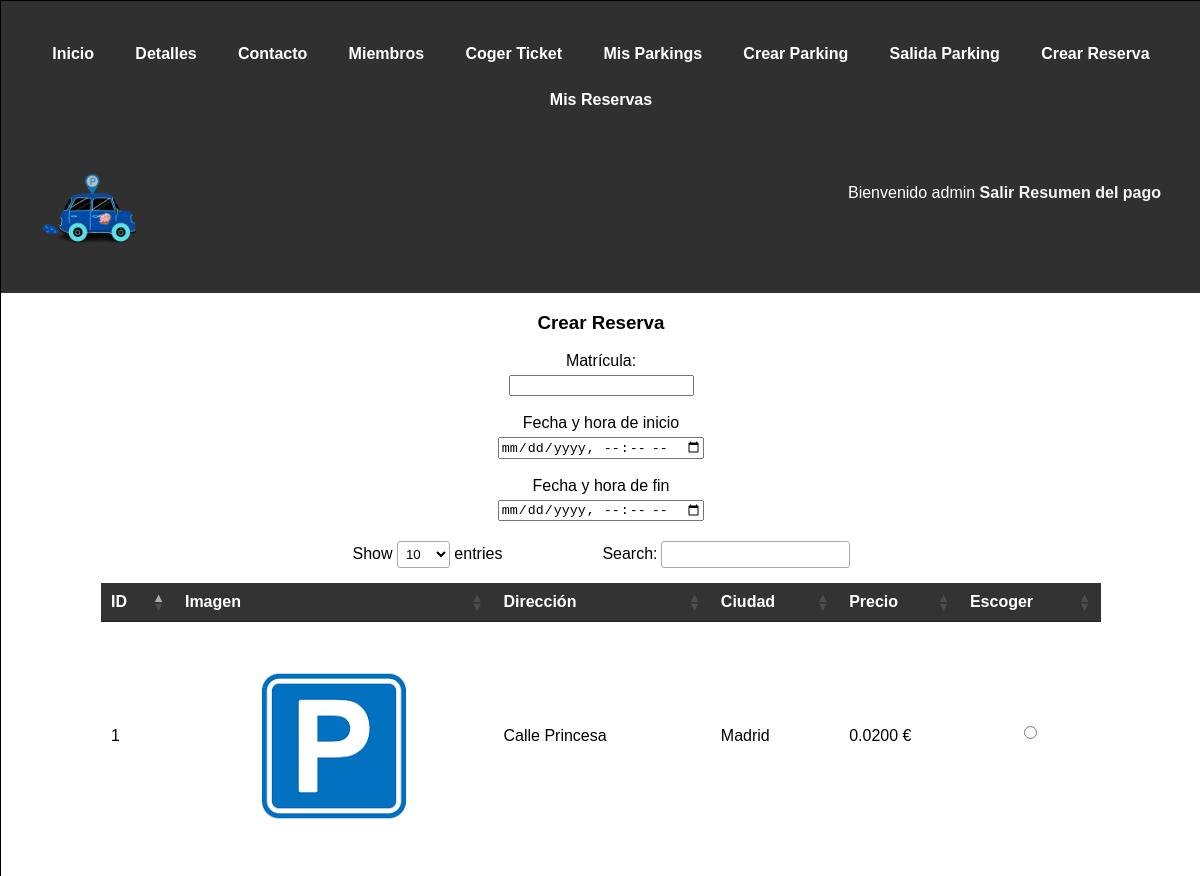
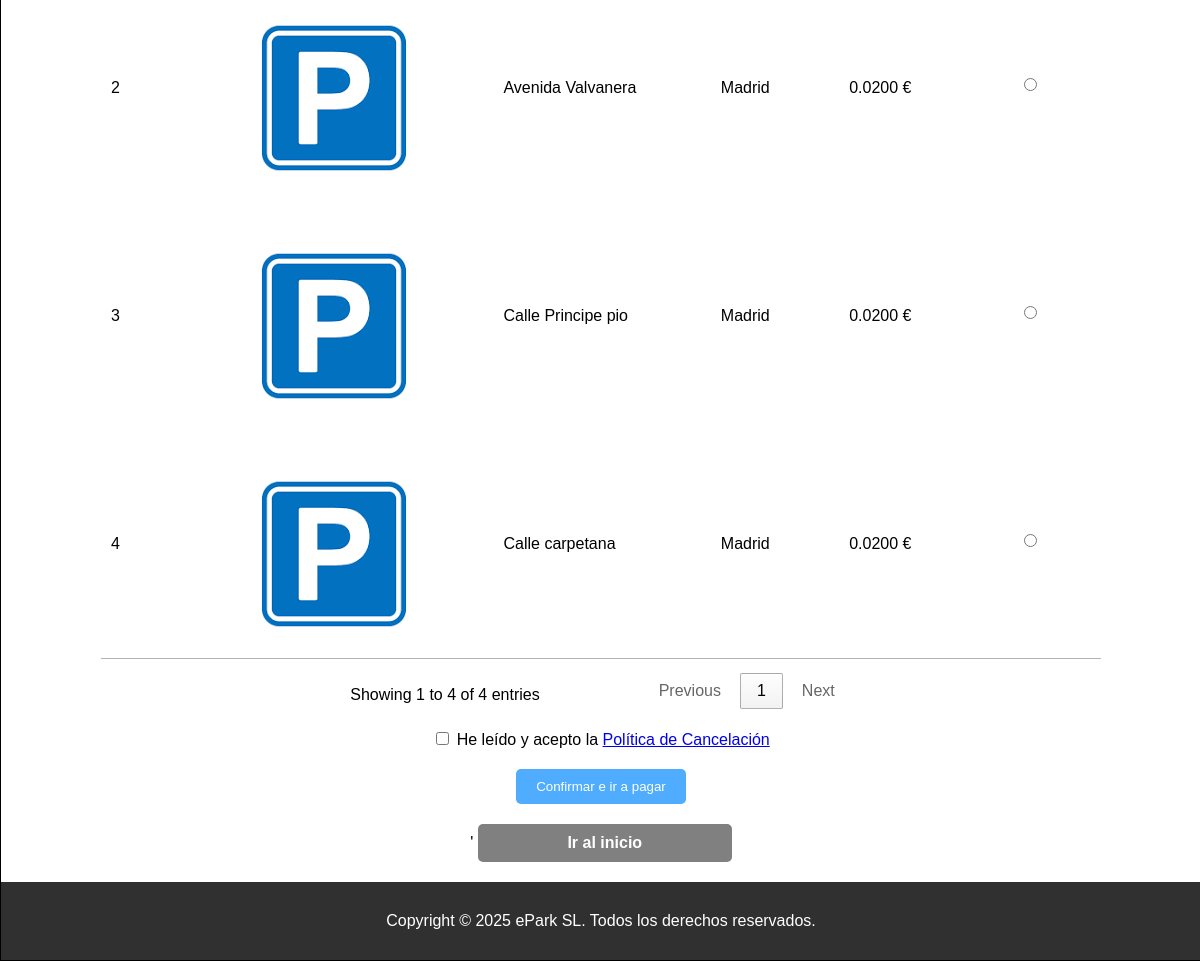
The app's page /crearReserva.php (signed in) with its own data (2 pictures, top to bottom).
### tables this page shows
CREATE TABLE `Parking` (
  `id` int(10) NOT NULL AUTO_INCREMENT,
  `dni` varchar(9) NOT NULL,
  `dir` varchar(100) NOT NULL,
  `ciudad` varchar(100) NOT NULL,
  `CP` decimal(5,0) NOT NULL,
  `precio` decimal(5,4) NOT NULL,
  `nPlazas` int(11) NOT NULL,
  `img` varchar(100),
  PRIMARY KEY (`id`),
  CONSTRAINT `crearUsuario` FOREIGN KEY (`dni`) REFERENCES `Usuario` (`dni`) ON DELETE CASCADE ON UPDATE CASCADE,
  UNIQUE KEY `parkingCiudad` (`dir`, `ciudad`)
);

### includes/clases/parking/ParkingDAO.php (called while the page is built, shortened)
<?php
class ParkingDAO extends DAO {
    public function getAll() {
        $parkings = [];
        $conn = Aplicacion::getInstance()->getConexionBd();
        $query = "SELECT * FROM Parking";
        $result = $conn->query($query);
        while ($row = $result->fetch_assoc()) {
            $parkings[] = new TOParking(
                $row['id'] ?? null,
                $row['dni'] ?? null,
                $row['precio'] ?? null,
                $row['dir'] ?? null,
                $row['ciudad'] ?? null,
                $row['CP'] ?? null,
                $row['nPlazas'] ?? null,
                $row['img'] ?? null
            );
        }
        return $parkings;
    }
}
?>

### includes/clases/parking/SAParking.php (called while the page is built, shortened)
<?php
class SAParking{
    public static function mostrarParkings() {
        $daoParking = ParkingDAO::getSingleton();
        return $daoParking->getAll();
    }
}
?>

### includes/config.php (called while the page is built, shortened)
<?php
spl_autoload_register(function ($class) {
    $prefix = 'es\\ucm\\fdi\\aw\\ePark\\';
    $base_dirs = [
        __DIR__ . '/',
        __DIR__ . '/clases/',
        __DIR__ . '/clases/login/',
        __DIR__ . '/clases/parking/',
        __DIR__ . '/clases/ticket/',
        __DIR__ . '/clases/reserva/',
        __DIR__ . '/clases/usuario/',
        __DIR__ . '/clases/gestionTicket/',
        __DIR__ . '/clases/gestionReservas/',
        __DIR__ . '/clases/administracionParkings/',
        __DIR__ . '/clases/Pago/',
        __DIR__ . '/utils/',
        __DIR__ . '/vistas/comun/'
    ];
    $len = strlen($prefix);
    $relative_class = substr($class, $len);
    $file_path = str_replace('\\', '/', $relative_class) . '.php';
    foreach ($base_dirs as $base_dir) {
        $file = $base_dir . $file_path;
        if (file_exists($file)) {
            return;
        }
    }
});
?>

### includes/clases/parking/TOParking.php (called while the page is built, shortened)
<?php
class TOParking {
    private $id;
    private $dir;
    private $ciudad;
    private $precio;
    private $img;
    public function __construct($id, $dni, $precio, $dir, $ciudad, $CP, $n_plazas, $img=null) {
        $this->id = $id;
        $this->dir = $dir;
        $this->ciudad = $ciudad;
        $this->precio = $precio;
        $this->img = $img;
    }
    public function getId() { return $this->id; }
    public function getDir() { return $this->dir; }
    public function getCiudad() { return $this->ciudad; }
    public function getPrecio() { return $this->precio; }
    public function getImg() { return $this->img; }
}
?>

### includes/clases/gestionReservas/crearForm.php (the view, shortened to what this page needs)
<?php
class crearForm extends formBase
{
    protected function CreateFields($datos)
    {
        $matricula = htmlspecialchars($datos['matricula'] ?? '');
        $idSeleccionado = $datos['parking_id'] ?? '';
        $parkings = SAParking::mostrarParkings();
        $minIni = (new \DateTimeImmutable('+2 hours'))->format('Y-m-d\TH:i');
        $minFin = (new \DateTimeImmutable('+4 hours'))->format('Y-m-d\TH:i');
        $html = <<<EOF
        <label for="matricula">Matrícula:</label>
        <input type="text" id="matricula" name="matricula" required pattern="\d{4}[A-Za-z]{3}"
        title="Introduce una matrícula válida: 4 dígitos seguidos de 3 letras (ej. 1234ABC)" value="{$matricula}">
        <br><br>
        <label for="fecha_ini">Fecha y hora de inicio</label>
        <input type="datetime-local" id="fecha_ini" name="fecha_ini" required
            min="{$minIni}">
        <br><br>
        <label for="fecha_fin">Fecha y hora de fin</label>
        <input type="datetime-local" id="fecha_fin" name="fecha_fin" required
            min="{$minFin}">
        <div class="tabla-responsive">
        <table id="tablaParkings">
            <thead><tr>
                <th>ID</th>
                <th>Imagen</th>
                <th>Dirección</th>
                <th>Ciudad</th>
                <th>Precio</th>
                <th>Escoger</th>
            </tr></thead>
            <tbody>
        EOF;
        foreach ($parkings as $parking) {
            $id = htmlspecialchars($parking->getId());
            $dir = htmlspecialchars($parking->getDir());
            $ciudad = htmlspecialchars($parking->getCiudad());
            $precio = htmlspecialchars($parking->getPrecio());
            $checked = ($idSeleccionado == $id) ? 'checked' : '';
            $imgPath = (!empty($parking->getImg()) && file_exists($parking->getImg())) ? $parking->getImg() : "img/default.png";
            $img = htmlspecialchars($imgPath);
            $html .= <<<EOF
            <tr>
                <td>{$id}</td>
                <td><img src="{$img}" alt="Imagen del parking"></td>
                <td>{$dir}</td>
                <td>{$ciudad}</td>
                <td>{$precio} €</td>
                <td>
                    <label><input type="radio" name="parking_id" value="{$id}" {$checked}></label>
                </td>
            </tr>
            EOF;
        }
        $html .= "</tbody>";
        $html .= "</table>";
        $html .="</div>";
        $html .= <<<EOF
            <label for="politica">
                <input type="checkbox" id="politica" name="politica" class="form-check-input" required>
                He leído y acepto la <a href="politicaCancelacion.php" target="_blank">Política de Cancelación</a>
            </label>
            <button type="submit"">Confirmar e ir a pagar</button>'
        EOF;
        $htmlinicio = <<<EOF
            <a href="index.php" class="btn-link">Ir al inicio</a>
        EOF;
        return $html .= $htmlinicio;
    }
}

### CSS/estilo.css (style rules this page uses)
html, body { font-family: Arial, sans-serif; margin: 0px; background-color: white; justify-content: center; align-items: center; text-align: center; }
label { text-align: center; margin: 0 auto 5px; display: block; }
input[type="radio"] { margin: 0; }
.btn-link { width: 17%; display: inline-block; padding: 10px 25px; background-color: grey; color: white; text-decoration: none; border-radius: 5px; font-weight: bold; border: none; transition: background-color 0.3s; cursor: pointer; }
button { display: block; margin: 20px auto; padding: 10px 20px; background: #4facfe; color: white; border: none; border-radius: 5px; cursor: pointer; }
table { width: 90%; max-width: 1000px; margin: 20px auto; border-collapse: collapse; background: #fff; }
.tabla-responsive { overflow-x: auto; width: 100%; }
th { background-color: #333; color: #fff; }
th, td { padding: 10px; text-align: justify; }
img { display: block; margin: 20px auto 0; max-width: 80%; height: auto; }
input[type="text"] { width: margin 0; }

### records on screen
parking: id "1", dir "Calle Princesa", ciudad "Madrid", precio "0.0200"
parking: id "2", dir "Avenida Valvanera", ciudad "Madrid", precio "0.0200"
parking: id "3", dir "Calle Principe pio", ciudad "Madrid", precio "0.0200"
parking: id "4", dir "Calle carpetana", ciudad "Madrid", precio "0.0200"

### other values on screen
$_SESSION['nombre'] "admin"
